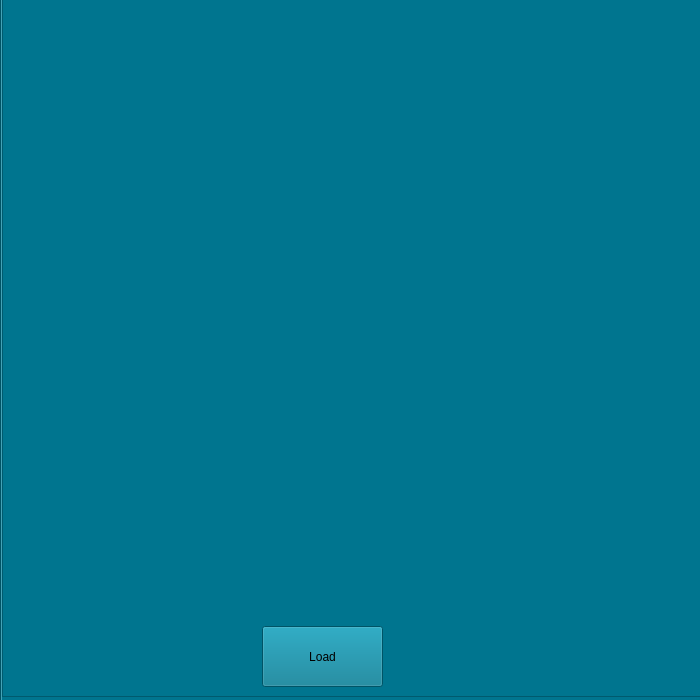
<?xml version="1.0" encoding="UTF-8"?>
<ui version="4.0">
 <class>loaddoctor</class>
 <widget class="QDialog" name="loaddoctor">
  <property name="geometry">
   <rect>
    <x>0</x>
    <y>0</y>
    <width>700</width>
    <height>700</height>
   </rect>
  </property>
  <property name="windowTitle">
   <string>Dialog</string>
  </property>
  <property name="styleSheet">
   <string notr="true">background-color: rgb(0, 117, 143);</string>
  </property>
  <widget class="QTabWidget" name="tabWidget">
   <property name="geometry">
    <rect>
     <x>0</x>
     <y>-30</y>
     <width>711</width>
     <height>741</height>
    </rect>
   </property>
   <widget class="QWidget" name="tab">
    <attribute name="title">
     <string>Tab 1</string>
    </attribute>
    <widget class="QTableView" name="tableView">
     <property name="geometry">
      <rect>
       <x>0</x>
       <y>0</y>
       <width>701</width>
       <height>701</height>
      </rect>
     </property>
    </widget>
    <widget class="QPushButton" name="ButDocAdd">
     <property name="geometry">
      <rect>
       <x>530</x>
       <y>420</y>
       <width>81</width>
       <height>71</height>
      </rect>
     </property>
     <property name="styleSheet">
      <string notr="true">border:none;
image: url(:/image/adddoctor.png);
background-color:transparent;</string>
     </property>
     <property name="text">
      <string/>
     </property>
    </widget>
    <widget class="QPushButton" name="ButDocDelete">
     <property name="geometry">
      <rect>
       <x>520</x>
       <y>570</y>
       <width>91</width>
       <height>71</height>
      </rect>
     </property>
     <property name="styleSheet">
      <string notr="true">border:none;
image: url(:/image/delete.png);
background-color:transparent;</string>
     </property>
     <property name="text">
      <string/>
     </property>
    </widget>
    <widget class="QPushButton" name="ButDocTouch">
     <property name="geometry">
      <rect>
       <x>620</x>
       <y>500</y>
       <width>81</width>
       <height>71</height>
      </rect>
     </property>
     <property name="styleSheet">
      <string notr="true">image: url(:/image/assesstive.png);
background-color:transparent;
border:none;</string>
     </property>
     <property name="text">
      <string/>
     </property>
    </widget>
    <widget class="QPushButton" name="ButDocLoad">
     <property name="geometry">
      <rect>
       <x>260</x>
       <y>630</y>
       <width>121</width>
       <height>61</height>
      </rect>
     </property>
     <property name="text">
      <string>Load</string>
     </property>
    </widget>
   </widget>
   <widget class="QWidget" name="tab_2">
    <attribute name="title">
     <string>Tab 2</string>
    </attribute>
    <widget class="QTableView" name="tableView_2">
     <property name="geometry">
      <rect>
       <x>40</x>
       <y>0</y>
       <width>591</width>
       <height>701</height>
      </rect>
     </property>
    </widget>
    <widget class="QPushButton" name="ButPatAdd">
     <property name="geometry">
      <rect>
       <x>500</x>
       <y>450</y>
       <width>81</width>
       <height>71</height>
      </rect>
     </property>
     <property name="styleSheet">
      <string notr="true">border:none;
image: url(:/image/addperson.png);
background-color:transparent;</string>
     </property>
     <property name="text">
      <string/>
     </property>
    </widget>
    <widget class="QPushButton" name="ButPatTouch">
     <property name="geometry">
      <rect>
       <x>590</x>
       <y>530</y>
       <width>81</width>
       <height>71</height>
      </rect>
     </property>
     <property name="styleSheet">
      <string notr="true">image: url(:/image/assesstive.png);
background-color:transparent;
border:none;</string>
     </property>
     <property name="text">
      <string/>
     </property>
    </widget>
    <widget class="QPushButton" name="ButPatDelete">
     <property name="geometry">
      <rect>
       <x>490</x>
       <y>600</y>
       <width>91</width>
       <height>71</height>
      </rect>
     </property>
     <property name="styleSheet">
      <string notr="true">border:none;
image: url(:/image/delete.png);
background-color:transparent;</string>
     </property>
     <property name="text">
      <string/>
     </property>
    </widget>
    <widget class="QPushButton" name="ButPatLoad">
     <property name="geometry">
      <rect>
       <x>230</x>
       <y>610</y>
       <width>121</width>
       <height>61</height>
      </rect>
     </property>
     <property name="text">
      <string>Load</string>
     </property>
    </widget>
   </widget>
  </widget>
 </widget>
 <resources/>
 <connections/>
</ui>
